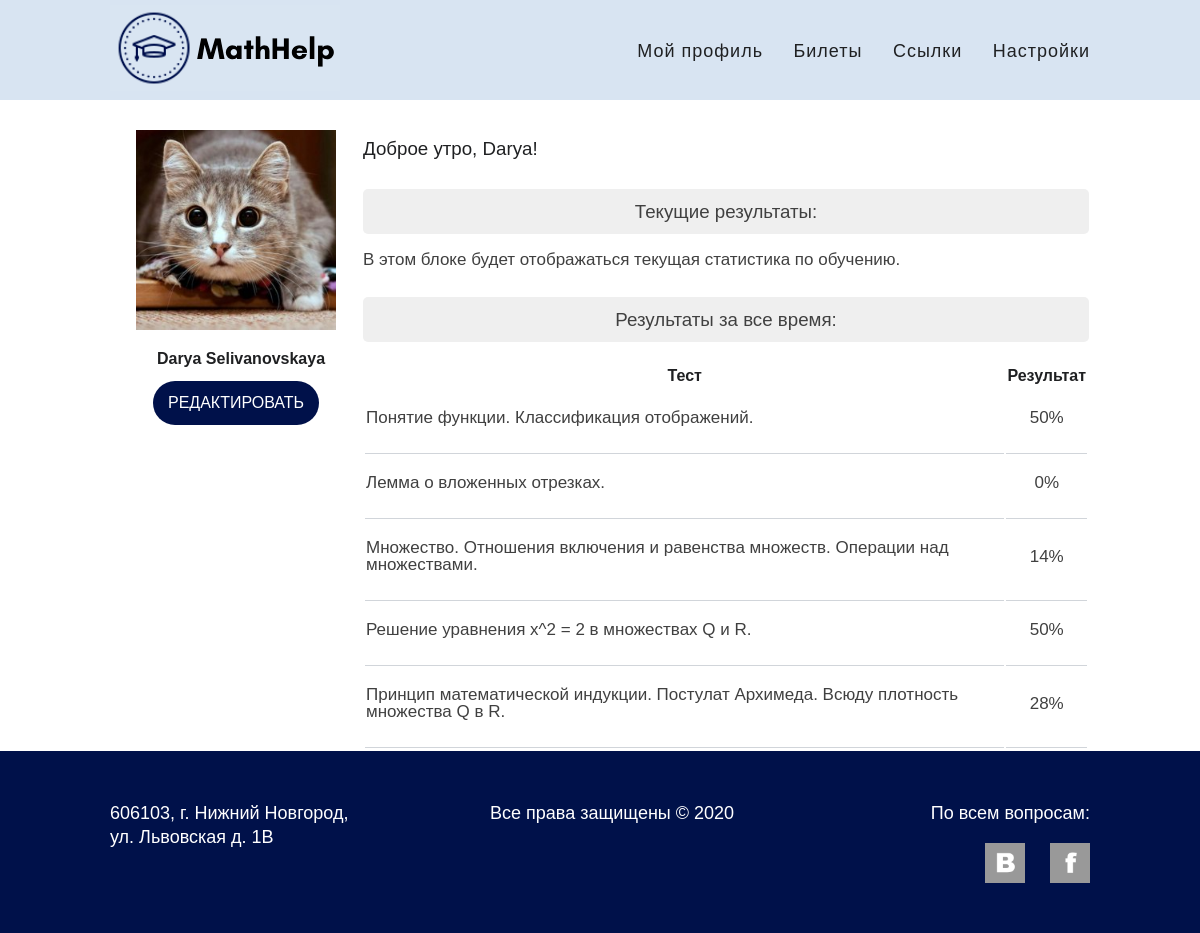
Screenshot of /profiles/dasha234 (signed in) with the database file from the repository.
### apps/profiles/models.py (models this page shows, shortened)
class Profile(models.Model):
    error_messages = {
        'invalid_delete_photo': 'Can not delete default photo.',
    }
    PHOTO_MAX_WIDTH, PHOTO_MAX_HEIGHT = 250, 250
    DEFAULT_PHOTO_PATH = os.path.join('profiles', 'default-avatar.jpg')
    MALE, FEMALE = 'M', 'F'
    GENDER_CHOICES = ((MALE, 'Male'), (FEMALE, 'Female'))
    user = models.OneToOneField(get_user_model(), on_delete=models.CASCADE)
    first_name = models.CharField(max_length=128, default='', blank=True)
    last_name = models.CharField(max_length=128, default='', blank=True)
    photo = models.ImageField(
        upload_to=get_photo_upload_path, default=DEFAULT_PHOTO_PATH
    )
    gender = models.CharField(
        max_length=1, choices=GENDER_CHOICES, default=MALE, blank=True
    )
    age = models.PositiveSmallIntegerField(default=0, blank=True)
    login_count = models.IntegerField(default=0)
    def get_absolute_url(self):
        return reverse(ProfilesConfig.PROFILE_DETAIL_URL, args=[self.user.username])
    def get_absolute_update_url(self):
        return reverse(ProfilesConfig.PROFILE_UPDATE_URL, args=[self.user.username])
    def get_full_name(self):
        return f'{self.first_name} {self.last_name}'

### apps/quiz/models.py (models this page shows, shortened)
class Result(models.Model):
    quiz = models.ForeignKey(Quiz, on_delete=models.CASCADE)
    user = models.ForeignKey(get_user_model(), on_delete=models.CASCADE)
    percent = models.PositiveSmallIntegerField()
    objects = ResultManager()
    @property
    def ticket_name(self):
        return self.quiz.ticket.name

class Quiz(models.Model):
    PASS_PERCENT = 70
    ticket = models.OneToOneField(Ticket, on_delete=models.CASCADE)
    class Meta:
        verbose_name_plural = 'quizzes'

### apps/tickets/models.py (models this page shows, shortened)
class Ticket(models.Model):
    MIN_LEVEL, MAX_LEVEL = 1, 5
    error_messages = {
        'invalid_level': f'Level must be a value from {MIN_LEVEL} to {MAX_LEVEL}.'
    }
    name = models.CharField(max_length=256, unique=True)
    level = models.SmallIntegerField()
    filename = models.CharField(max_length=256, unique=True)
    objects = TicketManager()

### apps/profiles/views.py (the view)
class ProfileDetailView(DetailView):
    template_name = f'{ProfilesConfig.name}/profile-detail.html'
    def get_object(self):
        return None
    def get_context_data(self, **kwargs):
        context = super().get_context_data(**kwargs)
        context['read_tickets'] = [
            Ticket.objects.get(id=ticket_id)
            for ticket_id in self.request.session['read_tickets']
        ]
        context['taken_quizzes'] = []
        for quiz_id, quiz_data in self.request.session['taken_quizzes'].items():
            quiz = Quiz.objects.get(id=quiz_id)
            quiz.result = quiz_data['result']
            quiz.is_saved = quiz_data['is_saved']
            context['taken_quizzes'].append(quiz)
        context['results'] = self.request.user.result_set.all()
        return context

### apps/accounts/context_processors.py (called while the page is built)
def accounts(request):
    return {
        'ACCOUNT_LOGIN_URL':           AccountsConfig.ACCOUNT_LOGIN_URL,
        'ACCOUNT_LOGOUT_URL':          AccountsConfig.ACCOUNT_LOGOUT_URL,
        'ACCOUNT_SETTINGS_URL':        AccountsConfig.ACCOUNT_SETTINGS_URL,
        'ACCOUNT_CREATE_URL':          AccountsConfig.ACCOUNT_CREATE_URL,
        'ACCOUNT_DELETE_URL':          AccountsConfig.ACCOUNT_DELETE_URL,
        'ACCOUNT_PASSWORD_CHANGE_URL': AccountsConfig.ACCOUNT_PASSWORD_CHANGE_URL,
        'ACCOUNT_USERNAME_UPDATE_URL': AccountsConfig.ACCOUNT_USERNAME_UPDATE_URL,
        'ACCOUNT_EMAIL_UPDATE_URL':    AccountsConfig.ACCOUNT_EMAIL_UPDATE_URL,
    }

### apps/forum/context_processors.py (called while the page is built)
def forum(request):
    return {
        'FORUM_COMMENT_CREATE_URL': ForumConfig.FORUM_COMMENT_CREATE_URL,
        'FORUM_COMMENT_DELETE_URL': ForumConfig.FORUM_COMMENT_DELETE_URL,
    }

### apps/pages/context_processors.py (called while the page is built)
def pages(request):
    return {
        'INDEX_URL':      PagesConfig.INDEX_URL,
        'REFERENCES_URL': PagesConfig.REFERENCES_URL,
    }

### apps/quiz/context_processors.py (called while the page is built)
def quiz(request):
    return {
        'QUIZ_FORM_URL':    QuizConfig.QUIZ_FORM_URL,
        'QUIZ_RESULT_URL':  QuizConfig.QUIZ_RESULT_URL,
        'QUIZ_SAVE_URL':    QuizConfig.QUIZ_SAVE_URL,
        'QUIZ_RESTART_URL': QuizConfig.QUIZ_RESTART_URL,
        'QUIZ_REPORT_URL':  QuizConfig.QUIZ_REPORT_URL,
    }

### apps/tickets/context_processors.py (called while the page is built)
def tickets(request):
    return {
        'TICKET_LIST_URL':     TicketsConfig.TICKET_LIST_URL,
    }

### apps/profiles/templates/profiles/profile-detail.html (shortened to what this page needs)
{% extends 'base.html' %}
{% load static %}
{% block css %}
  <link rel="stylesheet" href="{% static 'profiles/css/style.css' %}">
{% endblock %}
{% block content %}
  <div class="container">
    <table class="profile-info">
      <tr>
        <td class="user-info">
          <div>
            <img src="{{ user.profile.photo.url }}" width="200px" height="200px">
            <b>{{ user.profile.get_full_name }}</b>
            <a class="btn btn-blue" href="{{ user.profile.get_absolute_update_url }}">
              Редактировать
            </a>
          </div>
        </td>
        <td class="user-stat">
          <div class="greeting">
            <h3 id="greeting">{{ user.profile.first_name }}</h3>
          </div>
          <div class="heading">
            <h3>Текущие результаты:</h3>
          </div>
          {% if taken_quizzes %}
            <table class="today-results">
              <tr>
                <th>Название</th>
                <th>Прочитан</th>
                <th>Результат</th>
                <th>Сохранен</th>
              </tr>
              {% for quiz in taken_quizzes %}
                <tr>
                  <td class="border-bottom">
                    <a class="body-font" href="{{ quiz.get_absolute_url }}">
                      {{ quiz.ticket.name }}
                    </a>
                  </td>
                  <td class="border-bottom">
                    {% if quiz.ticket in read_tickets %}
                    <img src="{% static 'profiles/img/success.png' %}" width="25" height="25">
                    {% else %}
                    <img src="{% static 'profiles/img/error.png' %}" width="25" height="25">
                    {% endif %}
                  </td>
                  <td class="border-bottom">
                    <p class="body-font2">
                      {{ quiz.result }}%
                    </p>
                  </td>
                  <td class="border-bottom">
                    {% if quiz.is_saved %}
                      <img src="{% static 'profiles/img/success.png' %}" width="25" height="25">
                    {% else %}
                      <img src="{% static 'profiles/img/error.png' %}" width="25" height="25">
                    {% endif %}
                  </td>
                </tr>
              {% endfor %}
            </table>
          {% else %}
          <p class="instruction">В этом блоке будет отображаться текущая статистика по обучению.</p>
          {% endif %}
          <div class="heading">
            <h3>Результаты за все время:</h3>
          </div>
      {% if results %}
          <table class="all-results">
            <tr>
              <th>Тест</th>
              <th>Результат</th>
            </tr>
            {% for result in results %}
              <tr>
                <td class="border-bottom">
                  <p class="body-font2">{{ result.ticket_name }}</p>
                </td>
                <td class="border-bottom">
                  <p class="body-font2">{{ result.percent }}%</p>
                </td>
              </tr>
            {% endfor %}
          </table>
      {% else %}
      <p class="instruction">Для того, чтобы твои результаты появились в этом блоке, тебе необходимо сохранить их после прохождения теста.</p>
      {% endif %}
        </td>
      </tr>
    </table>
  </div>
{% endblock %}

### static/css/style.css (style rules this page uses)
body { min-width: 1000px; margin: 0; padding: 0; font-family: Arial, sans-serif; font-size: 16px; line-height: 24px; color: #1f2022; }
.container { width: 980px; margin: 0 auto; padding: 0 10px; }
.border-bottom { padding-bottom: 10px; border-bottom: 1px solid; border-color: #d1d5da; }
.btn { display: inline-block; padding: 15px; margin: 5px; font-size: 16px; line-height: 14px; vertical-align: top; text-align: center; text-decoration: none; text-transform: uppercase; color: #ffffff; cursor: pointer; outline: none; border: none; border-radius:999px; }
.btn-blue { background: #00114a; }
.heading { background: #efefef; border: none; border-radius: 5px; text-align: center; margin-top: 20px; }
.heading h3 { padding-top: 10px; padding-bottom: 10px; font-weight: normal; line-height: 25px; }

### apps/profiles/static/profiles/css/style.css (style rules this page uses)
.profile-info { border-collapse: collapse; width: 980px; }
.profile-info img { padding: 10px; }
.user-info { width: 250px; vertical-align: top; padding-top: 20px; }
.user-info div { text-align: center; }
.user-info b { display: block; margin: 0 auto 5px; padding-left: 10px; }
.user-stat { vertical-align: top; padding-top: 20px; }
.greeting h3 { font-weight: 500; line-height: 20px; color: #1f2022; }
.heading { background: #efefef; border: none; border-radius: 5px; text-align: center; margin-top: 30px; }
.heading h3 { padding-top: 10px; padding-bottom: 10px; font-weight: normal; line-height: 25px; color: #404040; }
.body-font2 { color: #404040; font-size: 17px; line-height: 17px; }
.all-results td:last-child { text-align: center; }
.instruction { color: #404040; font-size: 17px; line-height: 15px; }

### rows the page displays
Result: ticket_name "Понятие функции. Классификация отображений.", percent "50"
Result: ticket_name "Лемма о вложенных отрезках.", percent "0"
Result: ticket_name "Множество. Отношения включения и равенства множеств. Операции над множествами.", percent "14"
Result: ticket_name "Решение уравнения x^2 = 2 в множествах Q и R.", percent "50"
Result: ticket_name "Принцип математической индукции. Постулат Архимеда. Всюду плотность множества Q в R.", percent "28"

### other values shown
{{ user.profile.get_full_name }} "Darya Selivanovskaya"
{{ user.profile.first_name }} "Darya!"
